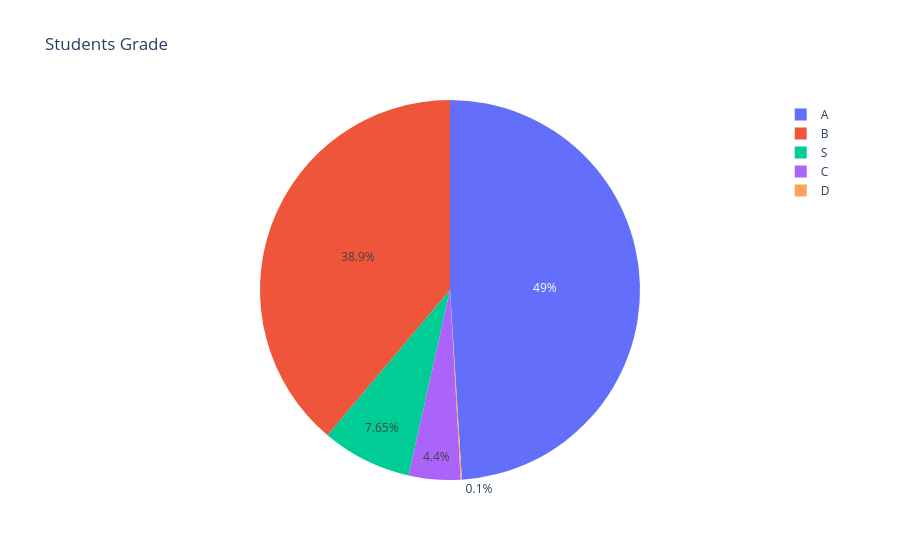

The code cell stored with this chart in its notebook:
### Code cell
# distribution grade
px.pie(df,names = "grade", title="Students Grade")

### Figure 1 — Plotly figure (JSON) as saved in the notebook; plotly's stock layout.template omitted (floating-point values rounded to 4 significant figures; data arrays with more than 128 entries replaced by an {"elided": "..."} marker saying what was removed)
{"data": [{"domain": {"x": [0, 1], "y": [0, 1]}, "hovertemplate": "grade=%{label}<extra></extra>", "labels": {"elided": "2000 str values"}, "legendgroup": "", "name": "", "showlegend": true, "type": "pie"}], "layout": {"legend": {"tracegroupgap": 0}, "title": {"text": "Students Grade"}}}
